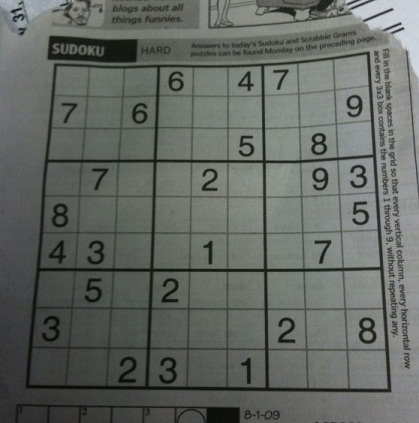
#> input picture DATA/sudoku.jpg, 419 x 423 px
$ python cv-10-3.py
#> lines starting #> are read from the running program, lines starting #| are printed output that depends on the picture; after the words box and inside, x2 and y2 are one past the last pixel; in counts of white or black regions, pixels touching at a corner belong together
import numpy as np
import cv2
import matplotlib.pyplot as plt

img = cv2.imread('../DATA/sudoku.jpg', cv2.IMREAD_GRAYSCALE)
#> img: shape (423, 419); min 5, max 218, mean 101.9

_, thr1 = cv2.threshold(img, 0, 255, cv2.THRESH_BINARY+cv2.THRESH_OTSU)
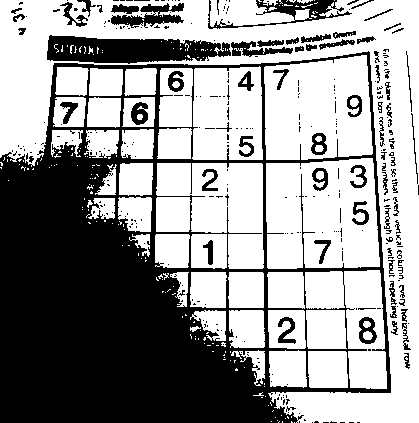
#> thr1: shape (423, 419); 59.5% white; 336 black regions (260 under 20 px), largest, box (x1, y1, x2, y2) and area: (0, 51, 391, 423) 58753, (47, 35, 231, 64) 3751, (208, 0, 352, 29) 1133
blur = cv2.GaussianBlur(img, (5, 5), 0)
_, thr2 = cv2.threshold(blur, 0, 255, cv2.THRESH_BINARY+cv2.THRESH_OTSU)
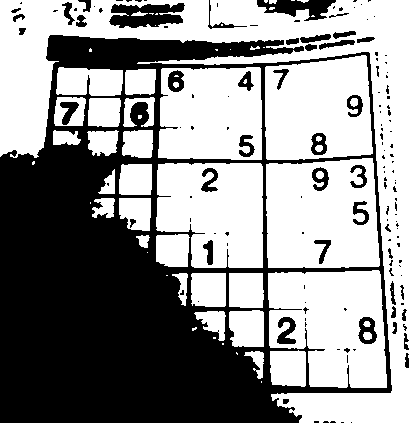
#> thr2: shape (423, 419); 58.1% white; 145 black regions (101 under 20 px), largest, box (x1, y1, x2, y2) and area: (0, 35, 392, 423) 66755, (109, 3, 185, 28) 1324, (257, 0, 336, 21) 898

titles = ['original noisy', 'Histogram', 'Otsu Thresholding',
          'Gaussian-filtered', 'Histogram', 'Otsu Thresholding']
images = [img, 0, thr1,
          blur, 0, thr2]

for i in range(2):
    plt.subplot(2, 3, i*3+1)
    plt.imshow(images[i*3], 'gray')
    plt.title(titles[i*3])

    plt.subplot(2, 3, i*3+2)
    plt.hist(images[i*3].ravel(), 256)
    plt.title(titles[i*3+1])

    plt.subplot(2, 3, i*3+3)
    plt.imshow(images[i*3+2], 'gray')
    plt.title(titles[i*3+2])

plt.show()
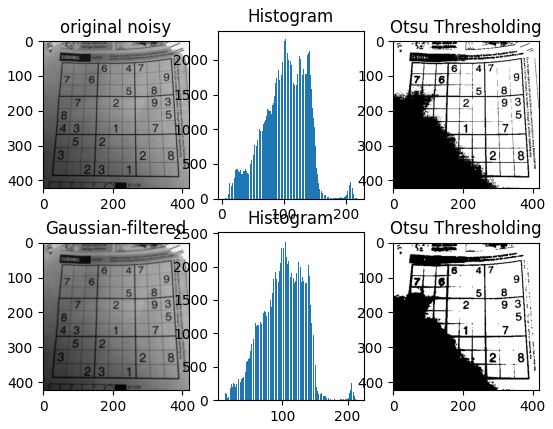
#> figure drawn by matplotlib, 6 panels; panel 2: tallest bar 2308 high, from x = 102.3 to 103.2; panel 5: tallest bar 2394 high, from x = 104 to 104.8

$ run again, with DATA/chang.jpg copied over DATA/sudoku.jpg
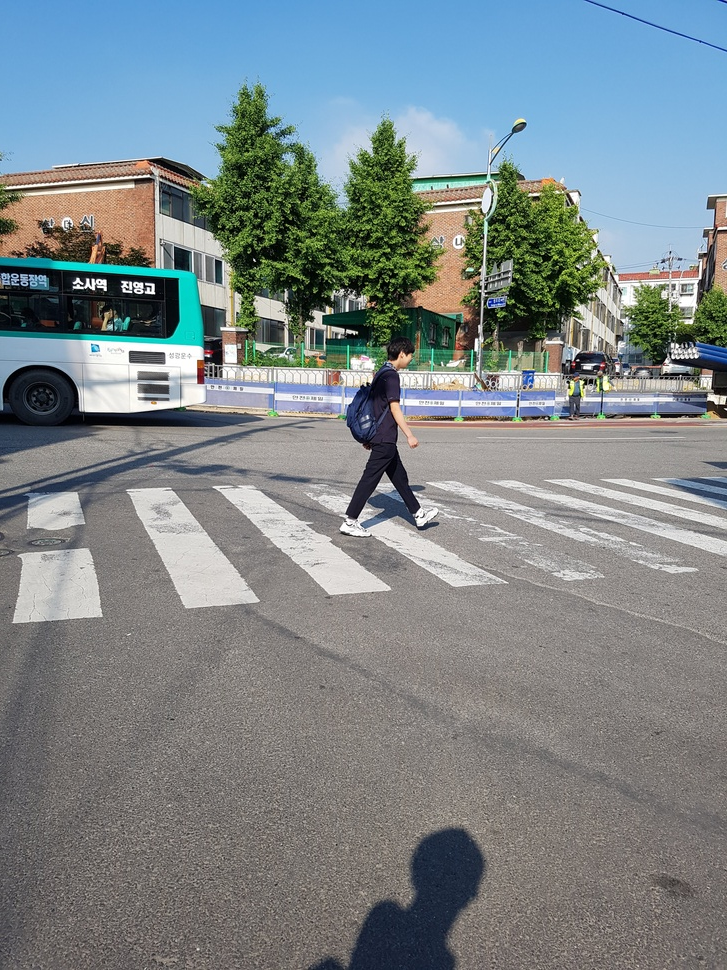
#> input picture DATA/chang.jpg, 727 x 970 px, shrunk from 3024 x 4032 before the run
#> `_, thr1 = cv2.threshold(img, 0, 255, cv2.THRESH_BINARY+cv2.THRESH_OTSU)`:
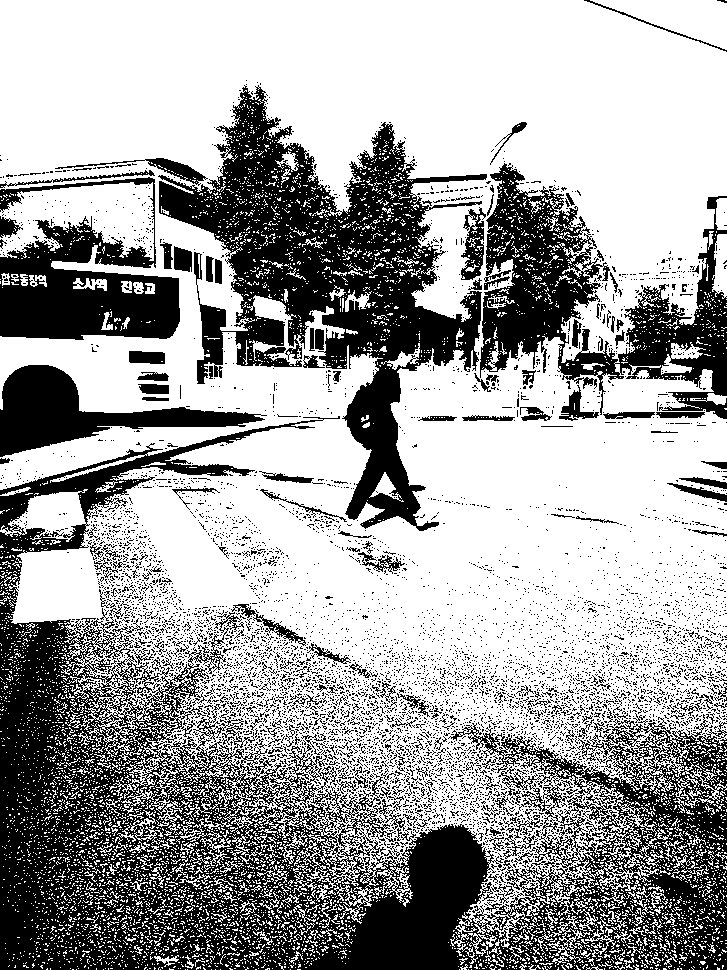
#> thr1: shape (970, 727); 63.8% white; 6717 black regions (6506 under 20 px), largest, box (x1, y1, x2, y2) and area: (0, 416, 727, 970) 125586, (158, 85, 487, 531) 48395, (480, 163, 727, 419) 22763
#> `_, thr2 = cv2.threshold(blur, 0, 255, cv2.THRESH_BINARY+cv2.THRESH_OTSU)`:
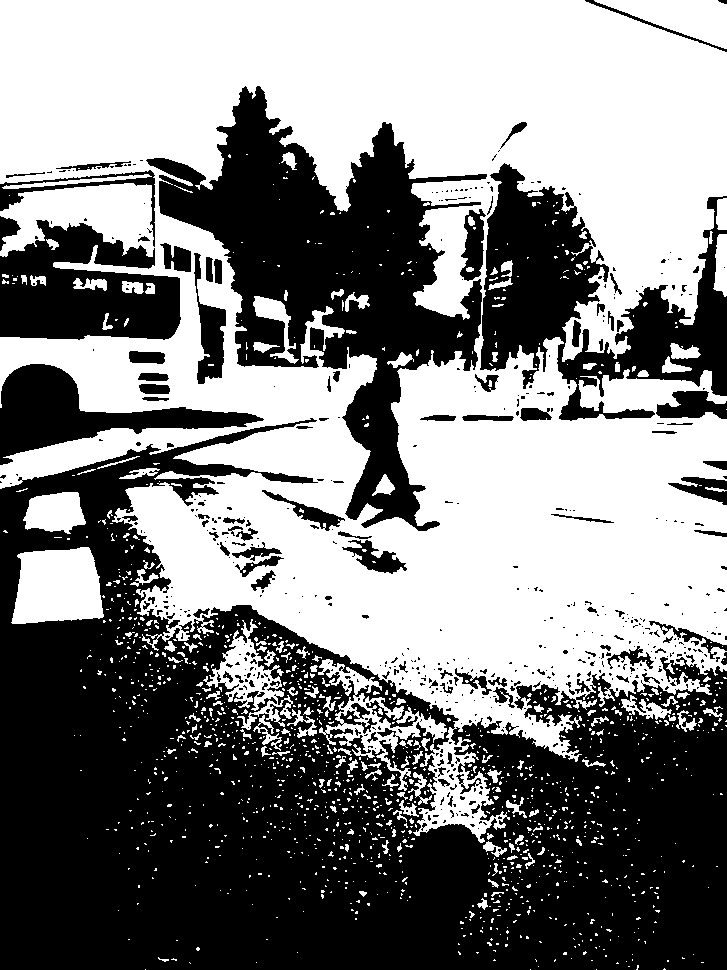
#> thr2: shape (970, 727); 51.4% white; 569 black regions (456 under 20 px), largest, box (x1, y1, x2, y2) and area: (0, 418, 727, 970) 217105, (146, 86, 487, 531) 53916, (480, 163, 727, 421) 27075
